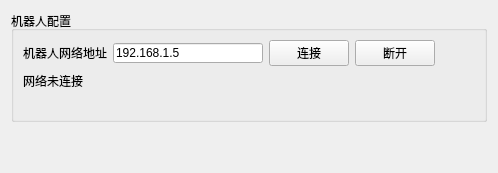
      <widget class="QWidget" name="tab_3">
       <attribute name="title">
        <string>配置</string>
       </attribute>
       <layout class="QVBoxLayout" name="verticalLayout_6">
        <item>
         <widget class="QGroupBox" name="groupBox_8">
          <property name="sizePolicy">
           <sizepolicy hsizetype="Preferred" vsizetype="Fixed">
            <horstretch>0</horstretch>
            <verstretch>0</verstretch>
           </sizepolicy>
          </property>
          <property name="minimumSize">
           <size>
            <width>0</width>
            <height>100</height>
           </size>
          </property>
          <property name="title">
           <string>机器人配置</string>
          </property>
          <layout class="QVBoxLayout" name="verticalLayout_12">
           <item>
            <layout class="QHBoxLayout" name="horizontalLayout_14">
             <item>
              <widget class="QLabel" name="label_4">
               <property name="text">
                <string>机器人网络地址</string>
               </property>
              </widget>
             </item>
             <item>
              <widget class="QLineEdit" name="lineEdit_ip_addr">
               <property name="sizePolicy">
                <sizepolicy hsizetype="Fixed" vsizetype="Fixed">
                 <horstretch>0</horstretch>
                 <verstretch>0</verstretch>
                </sizepolicy>
               </property>
               <property name="minimumSize">
                <size>
                 <width>150</width>
                 <height>20</height>
                </size>
               </property>
               <property name="maximumSize">
                <size>
                 <width>150</width>
                 <height>20</height>
                </size>
               </property>
               <property name="text">
                <string>192.168.1.5</string>
               </property>
              </widget>
             </item>
             <item>
              <widget class="QPushButton" name="pushButton_tcp_connect">
               <property name="text">
                <string>连接</string>
               </property>
              </widget>
             </item>
             <item>
              <widget class="QPushButton" name="pushButton_tcp_disconnect">
               <property name="text">
                <string>断开</string>
               </property>
              </widget>
             </item>
             <item>
              <spacer name="horizontalSpacer_12">
               <property name="orientation">
                <enum>Qt::Horizontal</enum>
               </property>
               <property name="sizeHint" stdset="0">
                <size>
                 <width>40</width>
                 <height>20</height>
                </size>
               </property>
              </spacer>
             </item>
            </layout>
           </item>
           <item>
            <widget class="QLabel" name="label_connect_info">
             <property name="text">
              <string>网络未连接</string>
             </property>
            </widget>
           </item>
           <item>
            <widget class="QLabel" name="label_robo_info">
             <property name="text">
              <string/>
             </property>
            </widget>
           </item>
          </layout>
         </widget>
        </item>
        <item>
         <spacer name="verticalSpacer_2">
          <property name="orientation">
           <enum>Qt::Vertical</enum>
          </property>
          <property name="sizeHint" stdset="0">
           <size>
            <width>20</width>
            <height>40</height>
           </size>
          </property>
         </spacer>
        </item>
       </layout>
      </widget>
